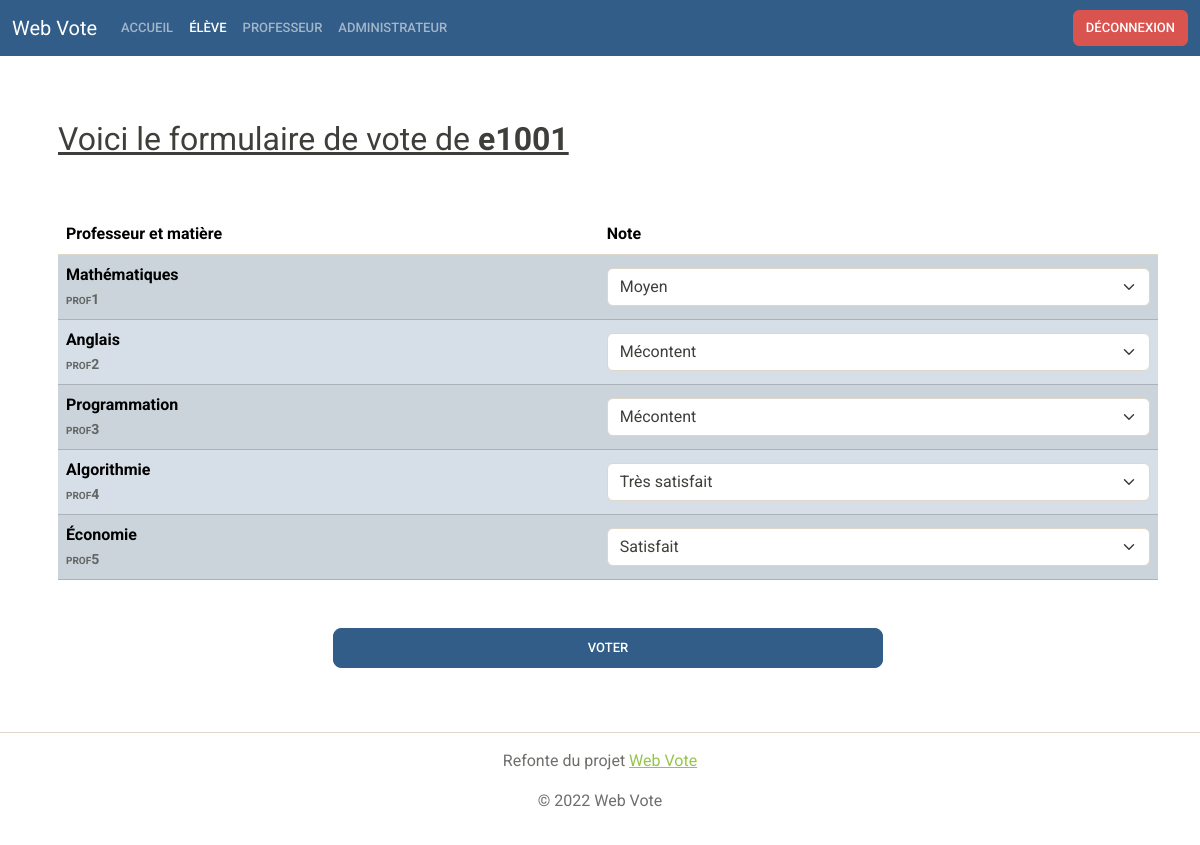
The page /pageVote.php?statut=eleve (signed in) on the database its author committed.
### tables this page shows
CREATE TABLE users (id INTEGER PRIMARY KEY AUTOINCREMENT NOT NULL, name VARCHAR (50) NOT NULL UNIQUE, status VARCHAR (10) NOT NULL, mdp VARCHAR (100) NOT NULL, class VARCHAR (30));

### pageVote.php (the view, shortened to what this page needs)
<?php
$pdo = new PDO("sqlite:db/phpsqlite.db");
?>
<!DOCTYPE html>
<html lang="fr" class="h-100">
<head>
  <link rel="stylesheet" href="https://cdn.jsdelivr.net/npm/bootswatch@5.1.3/dist/sandstone/bootstrap.min.css">
</head>
<body class="d-flex flex-column h-100">
  <nav class="navbar navbar-expand-lg navbar-dark bg-primary">
    <div class="container-fluid">
      <a class="navbar-brand" href="index.php">Web Vote</a>
      <div class="collapse navbar-collapse" id="navbarColor01">
        <ul class="navbar-nav me-auto">
          <li class="nav-item">
            <a id="accueil" class="nav-link" href="index.php">Accueil</a>
          </li>
          <li class="nav-item">
            <a id="eleve" class="nav-link" href="pageConnexion.php?statut=eleve">Élève</a>
          </li>
          <li class="nav-item">
            <a id="prof" class="nav-link" href="pageConnexion.php?statut=prof">Professeur</a>
          </li>
          <li class="nav-item">
            <a id="admin" class="nav-link" href="pageConnexion.php?statut=admin">Administrateur</a>
          </li>
        </ul>
        <form class="d-flex" action="logout.php">
          <button class="btn btn-danger my-2 my-sm-0" type="submit">Déconnexion</button>
      </form>
      </div>
    </div>
  </nav>
  <div class="container pb-5">
    <div class="row align-items-center ps-3 py-3">
      <div class="col">
        <?php
        if ($_SESSION["statut"] == "eleve") :
        ?>
          <h2 class="text-decoration-underline py-5">Voici le formulaire de vote de <span class="fw-bold"><?= $_SESSION["pseudo"] ?></span></h2>
          <form method="post">
            <table class="table table-striped align-middle">
              <thead>
                <tr>
                  <th scope="col">Professeur et matière</th>
                  <th scope="col">Note</th>
                </tr>
              </thead>
              <tbody>
                <?php
                $sql = "SELECT name, class, id FROM users WHERE status = 'prof'";
                $stmt = $pdo->prepare($sql);
                $stmt->execute();
                $profs = $stmt->fetchAll(PDO::FETCH_ASSOC);
                $sql = "SELECT * FROM vote WHERE idEleve = ?";
                $stmt = $pdo->prepare($sql);
                $stmt->bindValue(1, $_SESSION["idUser"], PDO::PARAM_INT);
                $stmt->execute();
                $votes = $stmt->fetchAll(PDO::FETCH_ASSOC);
                foreach ($profs as $key => $prof) :
                  $vote = 0;
                  if ($votes) {
                    foreach ($votes as $k => $v) {
                      if ($v["idProf"] == $prof["id"]) {
                        $vote = $v["value"];
                        break;
                      }
                    }
                  }
                ?>
                  <tr id="prof-v<?= $vote ?>" class="table-primary">
                    <th scope="row"><?= $prof["class"] ?> <br> <span class="small text-muted" style="font-variant: small-caps;"><?= $prof["name"] ?></span></th>
                    <td>
                      <div class="form-group">
                        <select class="form-select" name="vote-<?= $prof["id"] ?>">
                          <option value="2" <?= $vote != 2 ? "" : "selected" ?>>Mécontent</option>
                          <option value="3" <?= $vote != 3 ? "" : "selected" ?>>Moyen</option>
                          <option value="4" <?= $vote != 4 ? "" : "selected" ?>>Satisfait</option>
                          <option value="5" <?= $vote != 5 ? "" : "selected" ?>>Très satisfait</option>
                        </select>
                      </div>
                    </td>
                  </tr>
                <?php endforeach; ?>
              </tbody>
            </table>
            <div class="d-grid gap-2 col-6 mx-auto mt-5">
              <button class="btn btn-lg btn-primary" type="button" id="btnVote">Voter</button>
            </div>
          </form>
        <?php
        endif; ?>
      </div>
    </div>
    <div class="position-fixed bottom-0 end-0 p-3" style="z-index: 11">
    </div>
  </div>
  <footer class="footer mt-auto py-3 border-top">
    <p class="text-center text-muted">Refonte du projet <a href="https://github.com/Mar-Nb/web-vote">Web Vote</a></p>
    <p class="text-center text-muted">&copy; <?= date("Y") ?> Web Vote</p>
  </footer>
</body>
</html>

### rows shown on the page
users: class "Mathématiques", name "prof1", id "Moyen"
users: class "Anglais", name "prof2", id "Mécontent"
users: class "Programmation", name "prof3", id "Mécontent"
users: class "Algorithmie", name "prof4", id "Très satisfait"
users: class "Économie", name "prof5", id "Satisfait"

### other values the page prints
$_SESSION["pseudo"] "e1001"
